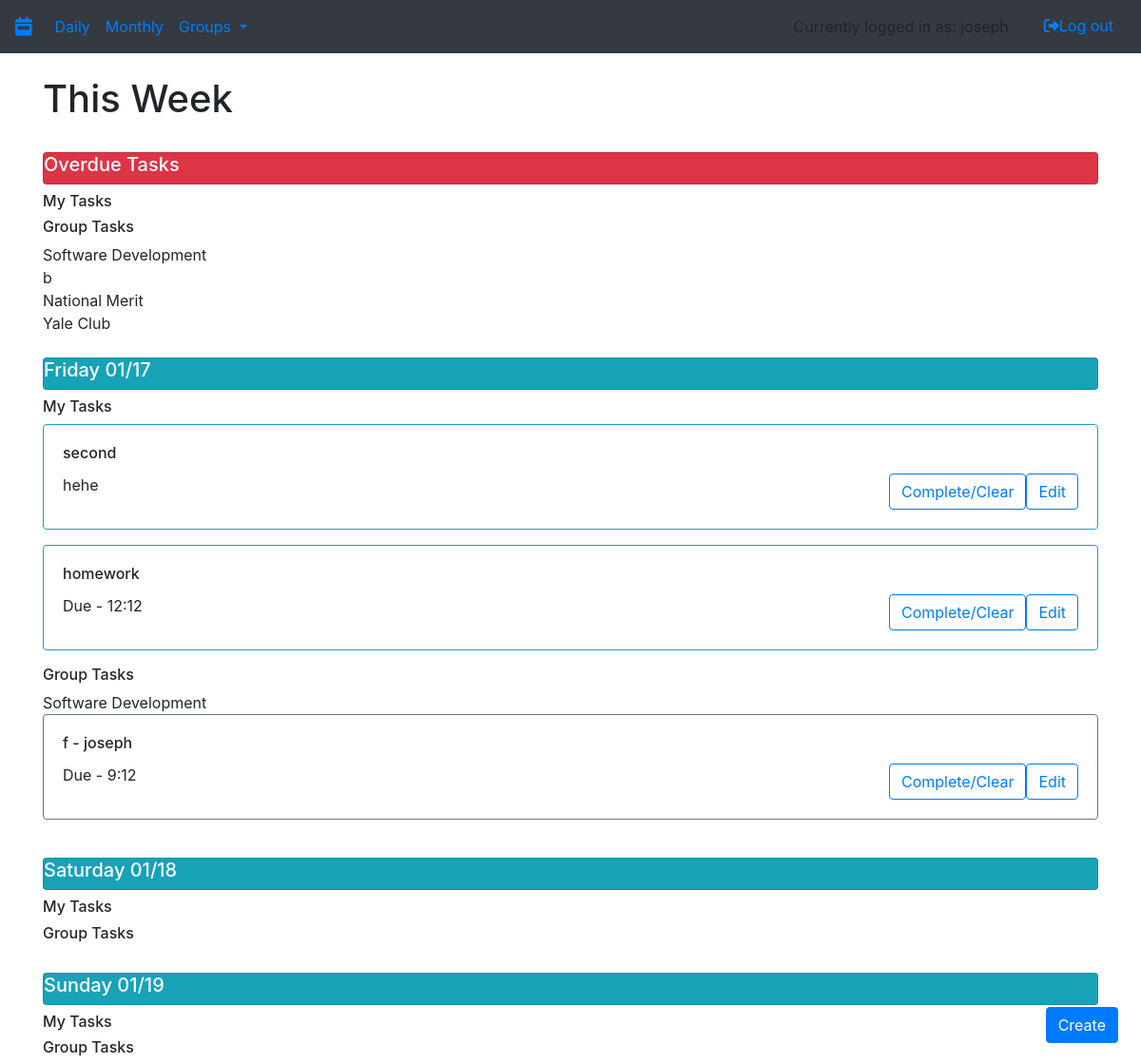
The app's page /day (signed in) with its own data.
### app/utl/models.py (models this page shows, shortened)
class User(db.Model, UserMixin):
    id = db.Column(db.Integer, primary_key=True)
    username = db.Column(db.String(80), unique=True, nullable=False)
    password = db.Column(db.String(80), nullable=False)
    tasks = db.relationship('Task', backref='user') #whenever you create a task, append it to user.tasks
    admin_groups = db.relationship('Group', backref='user') #whenever you create a group, append it to the users admin groups who created it
    groups = association_proxy('groupownership', #whenever a user joins a group, append it to their groups
                              'group',
                              creator=lambda c: GroupLinks(id, c.id))
    requests = association_proxy('requestownership', #whenever a user joins a group, append it to their groups
                              'group',
                              creator=lambda c: RequestLinks(id, c.id))

class Group(db.Model):
    id = db.Column(db.Integer, primary_key=True)
    admin_id = db.Column(db.Integer, db.ForeignKey('user.id'))
    name = db.Column(db.String(80), unique=True, nullable=False)
    description = db.Column(db.String(80), nullable=False)
    private = db.Column(db.Boolean)
    tasks = db.relationship('Task', backref='group')
    users = association_proxy('groupownership',
                              'user',
                              creator=lambda u: GroupLinks(u.id, id))
    requesters = association_proxy('requestownership',
                                   'user',
                                    creator=lambda u: RequestLinks(u.id, id))

class Task(db.Model):
    id = db.Column(db.Integer,primary_key=True)
    user_id = db.Column(db.ForeignKey('user.id'), nullable = False)
    group_id = db.Column(db.Integer, db.ForeignKey('group.id'))
    due_date_m = db.Column(db.Integer, nullable = False)
    due_date_d = db.Column(db.Integer, nullable = False)
    due_date_hr = db.Column(db.Integer)
    due_date_mm = db.Column(db.Integer)
    priority = db.Column(db.Integer, nullable = False)
    timestamp = db.Column(db.DateTime, nullable=False,
                                       default=datetime.utcnow)
    title = db.Column(db.String(80), nullable=False)
    description = db.Column(db.String(80))
    upvotes = db.Column(db.Integer)
    downvotes = db.Column(db.Integer)

### app/app.py (the view)
@login_required
@app.route('/day', methods=['GET', 'POST'])
def day():
    today = datetime.today()
    weekday = today.weekday()
    tasks = {}
    personal_tasks = {}
    group_tasks = {}
    overdue_tasks = {}
    for day in range(weekday, 7):
        personal_tasks[days[day].capitalize() + "  " + (today + timedelta(day - weekday)).strftime('%x')[
                                                       0:5]] = Task.query.filter_by(user_id=current_user.id,
                                                                                    group_id=None,
                                                                                    due_date_m=int(
                                                                                        today.strftime('%m')),
                                                                                    due_date_d=int(today.strftime(
                                                                                        '%d')) + day - weekday
                                                                                    ).all()
    for day in range(weekday, 7):
        temp = {}
        for group in current_user.groups:
            if group != None:
                if (Task.query.filter_by(group_id=group.id,
                                         due_date_m=int(today.strftime('%m')),
                                         due_date_d=int(today.strftime('%d')) + day - weekday).count() > 0):
                    temp[group.name]=Task.query.filter_by(group_id=group.id,
                                                         due_date_m=int(today.strftime('%m')),
                                                         due_date_d=int(today.strftime('%d')) + day - weekday).all()
                else:
                    temp[group.name] = None
        group_tasks[days[day].capitalize() + "  " + (today + timedelta(day - weekday)).strftime('%x')[0:5]] = temp
    my_overdue_tasks = Task.query.filter(Task.group_id == None, Task.user_id == current_user.id,Task.due_date_m <= int(today.strftime('%m')),
                                         Task.due_date_d < int(today.strftime('%d'))).all()
    group_overdue_tasks = {}
    for group in current_user.groups:
        if group != None:
            group_overdue_tasks[group.name] = Task.query.filter(Task.group_id == group.id, Task.due_date_m <= int(today.strftime('%m')),
                                                                Task.due_date_d < int(today.strftime('%d'))).all()
        else:
            group_overdue_tasks[group.name] = None
    print(group_overdue_tasks)
    print(group_tasks)
    print(request.args)
    return render_template('week.html', userTable=genUserTable(), personal_tasks=personal_tasks, group_tasks=group_tasks,
                           my_overdue_tasks=my_overdue_tasks, group_overdue_tasks=group_overdue_tasks,
                           editData=genEditCard(request.args))

### app/app.py (called while the page is built, shortened)
@login_manager.user_loader
def load_user(user_id):
    return User.query.get(user_id)

def genUserTable():
    result={}
    for user in User.query.all():
        result[user.id] = user.username
    return result

def genEditCard(args):
    editData = {}
    print(args)
    if ('taskID' not in args):
        return {'id': "", 'title': "", 'description': "", 'dueDate': ""}

### app/templates/week.html (shortened to what this page needs)
{% extends "base.html" %}
{% block content %}
    {% if current_user.is_authenticated %}
        <div class="container">
            <div class="row">
                <div class="col-sm">
                    <h1>This Week</h1>
                </div>
            </div>
            <div class="row">
                <div class="col-sm">
                    <br>
                    <div class="card bg-danger text-white">
                        <h5> Overdue Tasks </h5>
                    </div>
                </div>
            </div>
            <div class="row">
                <div class="col-sm">
                    <h5><h6> My Tasks</h6></h5>
                </div>
            </div>
            <div class="row">
                <div class="col-sm">
                    <h6> Group Tasks</h6>
                </div>
            </div>
            {% for group in group_overdue_tasks %}
                    {% if group_overdue_tasks[group] is not none %}
                        <div class="row">
                            <div class="col-sm">
                                {{ group }}
                            </div>
                        </div>
                    {% endif %}
                {% endfor %}
            {% for day in personal_tasks %}
                <div class="row">
                    <div class="col-sm">
                        <br>
                        <div class="card bg-info text-white">
                            <h5> {{ day }} </h5>
                        </div>
                    </div>
                </div>
                <div class="row">
                    <div class="col-sm">
                        <h5><h6> My Tasks</h6></h5>
                    </div>
                </div>
                {% for task in personal_tasks[day] %}
                    <div class="row">
                        <div class="col-sm">
                            <div class="card border-info mb-3">
                                <div class="card-body">
                                    <h6 class="card-title">{{ task.title }}</h6>
                                    <form action="/day">
                                        <button type="submit" class="btn btn-outline-primary float-right">
                                            Edit
                                        </button>
                                    </form>
                                    <form action="{{ url_for('deleteTask', task_id = task.id) }}">
                                        <button type="submit" class="btn btn-outline-primary float-right">
                                            Complete/Clear
                                        </button>
                                    </form>
                                    {% if task.due_date_hr is not none%}
                                      <h7>Due - {{ task.due_date_hr }}:{{ task.due_date_mm }}</h7>
                                    {% endif %}
                                    <div class="card-text">
                                        {% if task.description is not none %}
                                            {{ task.description }}
                                        {% endif %}
                                    </div>
                                </div>
                            </div>
                        </div>
                    </div>
                {% endfor %}
                <div class="row">
                    <div class="col-sm">
                        <h6> Group Tasks</h6>
                    </div>
                </div>
                {% for group in group_tasks[day] %}
                    {% if group_tasks[day][group] is not none %}
                        <div class="row">
                            <div class="col-sm">
                                {{ group }}
                            </div>
                        </div>
                        {% for task in group_tasks[day][group] %}
                            <div class="row">
                                <div class="col-sm">
                                    <div class="card border-secondary mb-3">
                                        <div class="card-body">
                                            <h6 class="card-title">{{ task.title }} - {{ userTable[task.user_id] }}</h6>
                                            <form action="/day">
                                                <button type="submit" class="btn btn-outline-primary float-right">
                                                    Edit
                                                </button>
                                            </form>
                                            <form action="{{ url_for('deleteTask', task_id = task.id) }}">
                                                <button type="submit" class="btn btn-outline-primary float-right">
                                                    Complete/Clear
                                                </button>
                                            </form>
                                            {% if task.due_date_hr is not none%}
                                              <h7>Due - {{ task.due_date_hr }}:{{ task.due_date_mm }}</h7>
                                            {% endif %}
                                        </div>
                                    </div>
                                </div>
                            </div>
                        {% endfor %}
                    {% endif %}
                {% endfor %}
            {% endfor %}
        </div>
    {% endif %}
{% endblock %}

### app/templates/base.html (shortened to what this page needs)
{% from "macros/render_flashes.html" import render_flashes %}
<!DOCTYPE html>
<html lang="en">
<head>
    <link rel="stylesheet" href="https://stackpath.bootstrapcdn.com/bootstrap/4.3.1/css/bootstrap.min.css"
>
    <link rel="stylesheet" href="https://stackpath.bootstrapcdn.com/bootstrap/4.3.1/css/bootstrap.min.css"
>
</head>
<body>
<nav class="navbar navbar-expand-sm bg-dark">
    <div class="navbar-header">
        <a class="navbar-brand" href="/"><i class="fas fa-calendar-week"></i></a>
    </div>
    {% if current_user.is_authenticated %}
    <ul class="navbar-nav mr-auto">
        <li class="nav-item">
            <a class="nav-link" href="{{ url_for('day') }}">Daily</a>
        </li>
        <li class="nav-item">
            <a class="nav-link" href="{{ url_for('month') }}">Monthly</a>
        </li>
        <li class="nav-item dropdown">
            <a class="nav-link dropdown-toggle" href="#" id="navbardrop" data-toggle="dropdown">
                Groups
            </a>
        </li>
    </ul>
    <div class="nav navbar-nav ml-auto">
            <li class="navbar-text mr-4">
              {% if current_user is not none %}
                  Currently logged in as: {{ current_user.username }}
              {% endif %}
            </li>
            <li><a href="{{ url_for('logout') }}">
                <button class="btn btn-link"><i
                        class="fas fa-sign-out-alt"></i>Log out
                </button>
            </a></li>
    </div>
    {% endif %}
</nav>
{{ render_flashes() }}
{% if current_user.is_authenticated %}
  <div id="form button" style="position: fixed; bottom: 2%; right: 2%;">
      <button class="btn btn-primary" role="button" data-toggle="popover" data-trigger="focus"
              data-html="true" data-placement="top" title="Create New">
          Create
      </button>
  </div>
{% endif %}
{% block content %}
{% endblock content %}
</body>
</html>

### records on screen
User: username "joseph"
Group: name "Software Development"
Group: name "National Merit"
Group: name "Yale Club"
Task: title "second", description "hehe"
Task: title "homework", due_date_hr "12", due_date_mm "12"
Task: title "f", due_date_hr "9", due_date_mm "12"

### other values on screen
{{ group }} "b"
{{ day }} "Friday 01/17" "Saturday 01/18" "Sunday 01/19"
